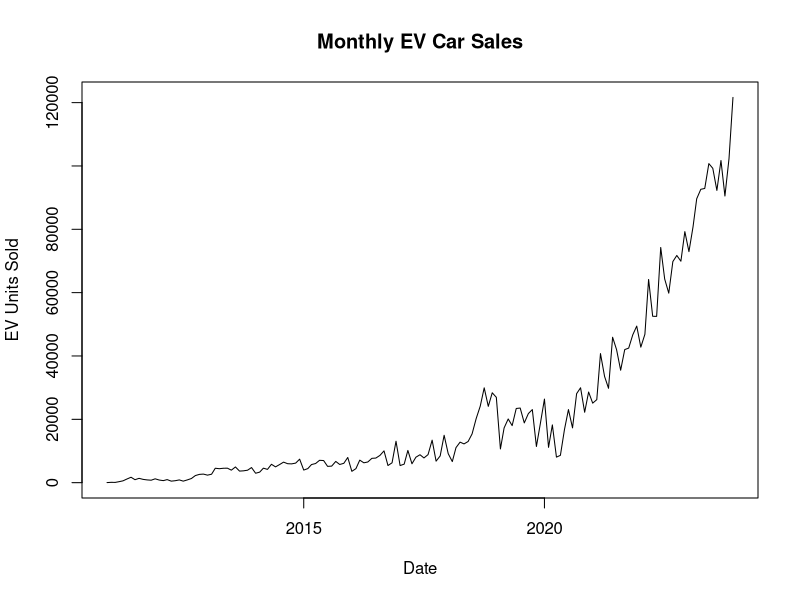
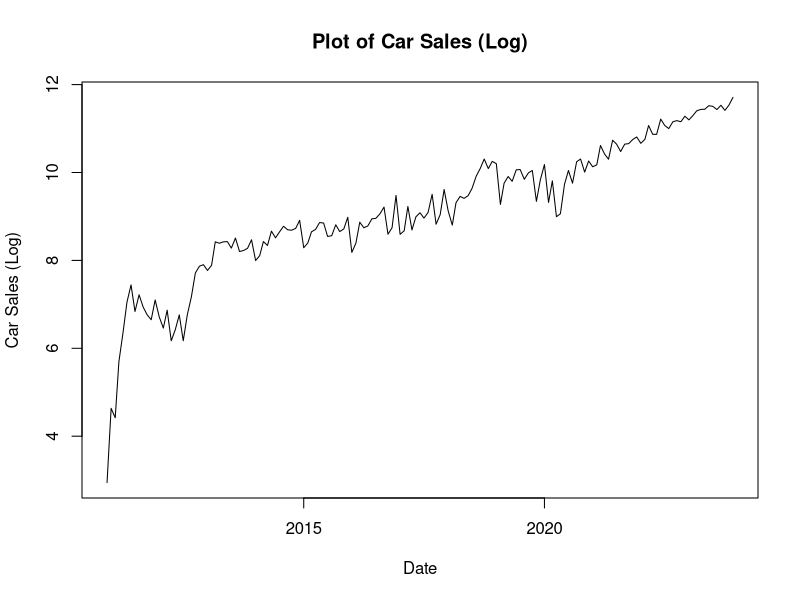
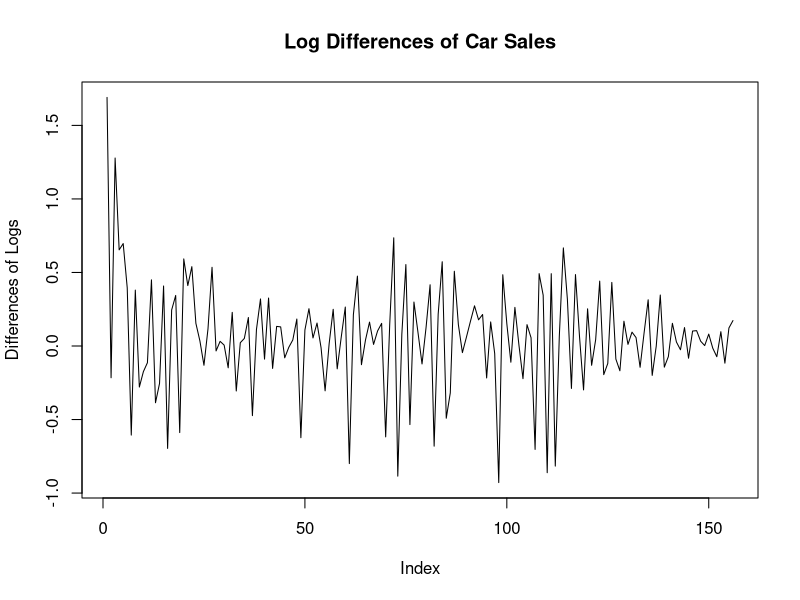
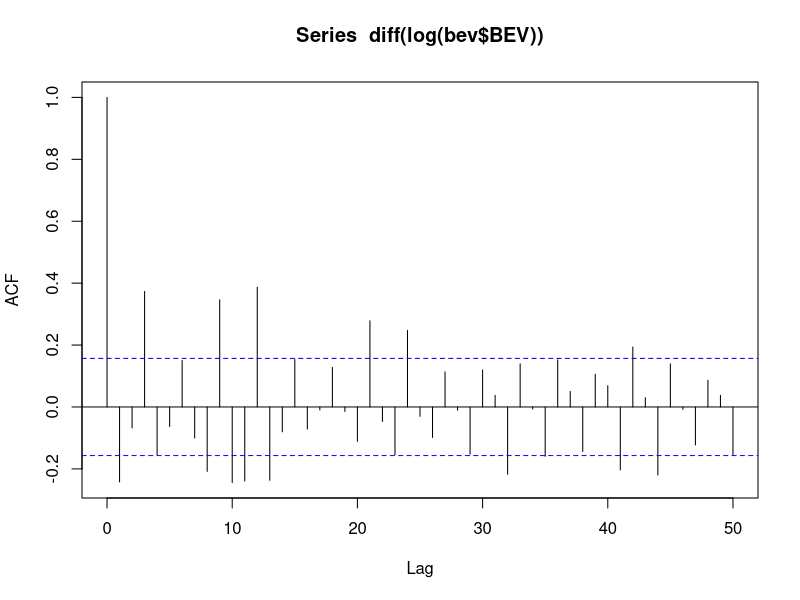
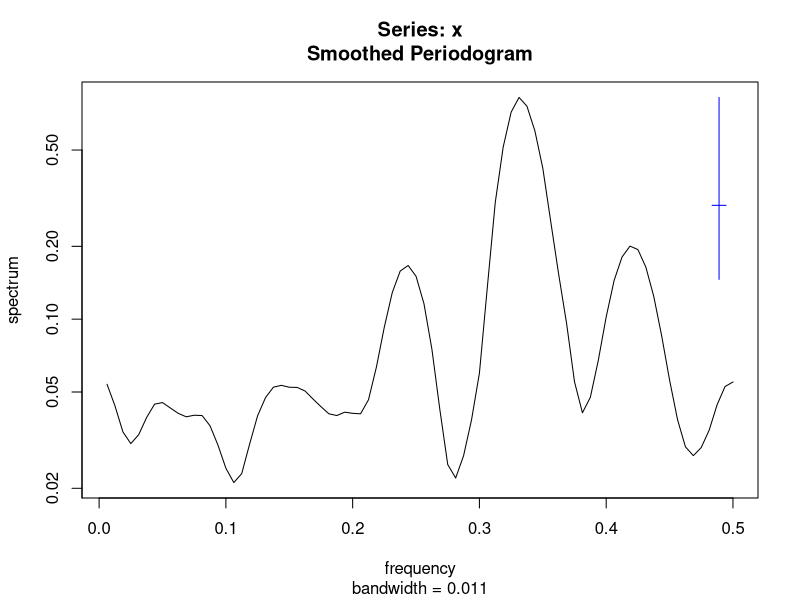
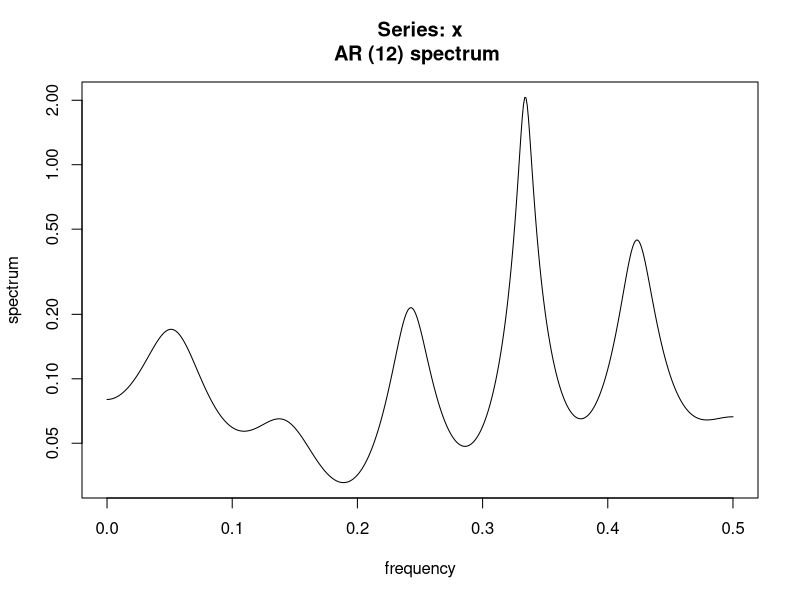
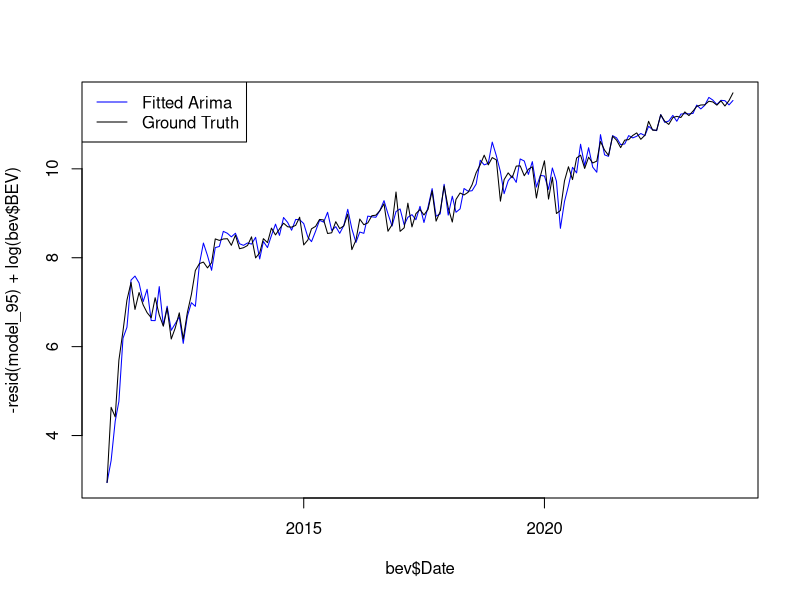
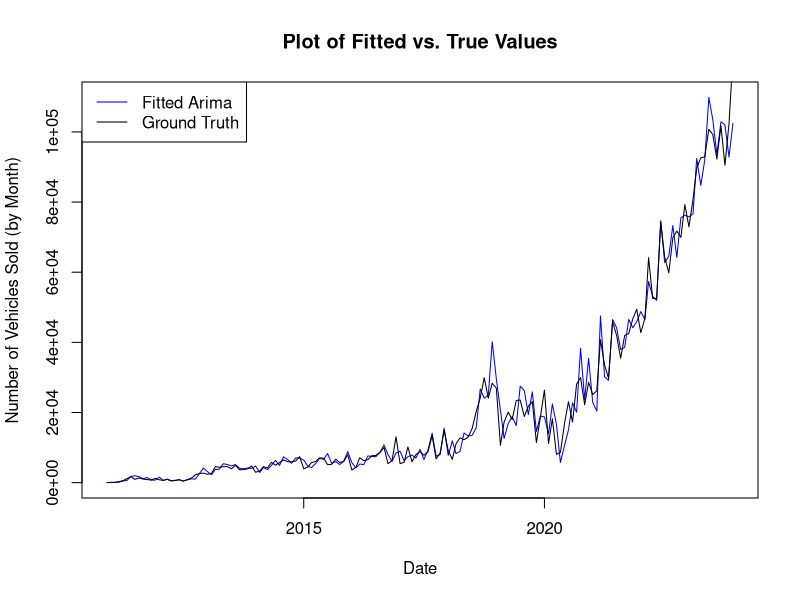

These charts were generated, in order, by the following R code: (Note: this script raises an error after producing the figures.)
## ---- chunk 1
knitr::opts_chunk$set(echo = TRUE, warning = FALSE, message = FALSE)
## ---- chunk 2
raw = read.csv('Electric_Vehicle_Sales_Data.csv')
## ---- chunk 3
#install.packages(c('zoo', 'knitr'))
library(zoo)

ev_sales <- read.csv('Electric_Vehicle_Sales_Data.csv')
#print(c(length(as.Date(as.yearmon(ev_sales$Month, format='%y-%b'))), length(ev_sales$BEV)))
ev_sales$Date <- as.Date(as.yearmon(ev_sales$Month, format='%b-%y'))
#head(ev_sales)
bev <- ev_sales[1:157,c(2, 6)]
plot(bev$Date,bev$BEV, type='l', main = 'Monthly EV Car Sales', xlab = 'Date', ylab = 'EV Units Sold')
## ---- chunk 4
plot(bev$Date, log(bev$BEV), type = 'l', main = 'Plot of Car Sales (Log)', xlab='Date',  ylab='Car Sales (Log)')
## ---- chunk 5
plot(diff(log(bev$BEV)), type='l', main = 'Log Differences of Car Sales', ylab = 'Differences of Logs')
## ---- chunk 6
acf(diff(log(bev$BEV)), lag.max=50)
## ---- chunk 7
spectrum(diff(log(bev$BEV)), spans=c(4,4))
## ---- chunk 8
s = spectrum(diff(log(bev$BEV)), method = 'ar')
print(s$freq[which.max(s$spec)])
## ---- chunk 9
model_1 <- arima(log(bev$BEV), order=c(10,1,6), method='ML')
model_1
## ---- chunk 10
model_95 = arima(log(bev$BEV), order= c(9,1,5), method='ML')
## ---- chunk 11
test_stat <- model_1$loglik - model_95$loglik
print(1-pchisq(2*test_stat, 2))
## ---- chunk 12
AR_roots <- polyroot(c(1,-coef(model_95)[c("ar1", 'ar2', "ar3", 'ar4', "ar5", 'ar6' ,"ar7", 'ar8' ,"ar9")]))
MA_roots <- polyroot(c(1,coef(model_95)[c("ma1", 'ma2', 'ma3' ,'ma4', 'ma5')]))
print(Mod(AR_roots))
print(Mod(MA_roots))
## ---- chunk 13
plot(bev$Date, -resid(model_95) + log(bev$BEV), type='l', col='blue')
lines(bev$Date, log(bev$BEV), col='black')
legend('topleft', legend=c('Fitted Arima', 'Ground Truth'), col=c('blue','black'),lty=1)
## ---- chunk 14
plot(bev$Date, exp(-resid(model_95) + log(bev$BEV)), type='l', col='blue', main='Plot of Fitted vs. True Values',
     xlab='Date', ylab='Number of Vehicles Sold (by Month)')
lines(bev$Date, exp(log(bev$BEV)), col='black')
legend('topleft', legend=c('Fitted Arima', 'Ground Truth'), col=c('blue','black'),lty=1)
## ---- chunk 15
plot(model_95$residuals,main='Residuals - Model 95',ylab='Residuals',xlab='Month')
## ---- chunk 16
acf(resid(model_95))
## ---- chunk 17
qqnorm(model_95$residuals)
qqline(model_95$residuals)
## ---- chunk 18
hist(model_95$residuals, breaks=30)
## ---- chunk 19
model_2 <- arima(log(bev$BEV), order=c(9,1,5), seasonal=list(order=c(0,0,2), period=3), method='ML')
model_2
## ---- chunk 20
library(forecast)
model_best <- auto.arima(log(bev$BEV), max.p=15, max.q=15, d=1, D=3, seasonal=TRUE)
summary(model_best)
## ---- chunk 21
test_stat <- model_95$loglik - model_best$loglik
print(1-pchisq(2*test_stat, 9))
## ---- chunk 22
dc <- decompose(ts(log(bev$BEV), frequency=3))
plot(dc)
## ---- chunk 23
all_sales = ev_sales[,2:6]
all_sales['ratio'] =  all_sales$BEV / all_sales$Total.LDV
plot(all_sales$Date, all_sales$Total.LDV, type='l')
## ---- chunk 24
prediction_log = forecast(model_95, h=6)
plot(prediction_log)
## ---- chunk 25
ff <- forecast(model_95, h = 6)
ff$x <- exp(ff$x)
ff$mean <- exp(ff$mean)
ff$lower <- exp(ff$lower)
ff$upper <- exp(ff$upper)
plot(ff)
